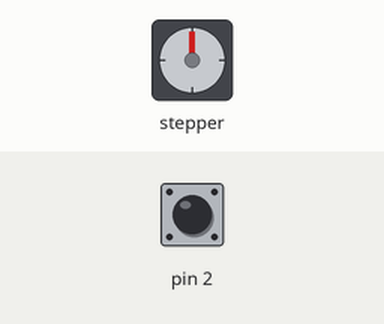
Simulated run of this sketch. Board: Arduino Leonardo, built with avr-gcc and run on an emulated ATmega32U4. On the bench: stepper motor. Wiring (inferred from the names in the program): stepper motor driver (200 steps per turn assumed): step pin 5; direction pin 4. The inputs (shaded band) are chosen by the test bench; at power-on: pin 2 HIGH.

Above: at 1.2 s.
1.3 s: pin 2 pulled LOW for 3.2 s
At 4.8 s:
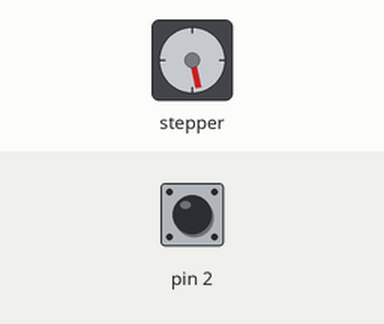
6.0 s: pin 2 pulled LOW for 0.15 s
At 6.5 s:
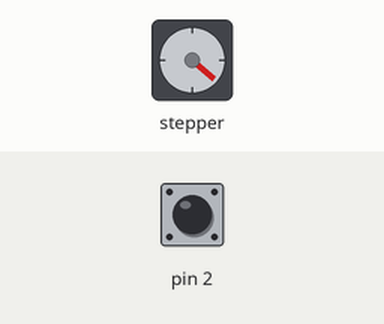
9.1 s: pin 2 pulled LOW for 1 s
12.1 s: pin 2 pulled LOW for 0.15 s
At 12.43 s:
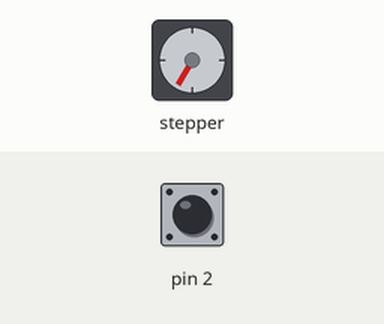
15.1 s: pin 2 pulled LOW for 0.15 s
At 15.38 s:
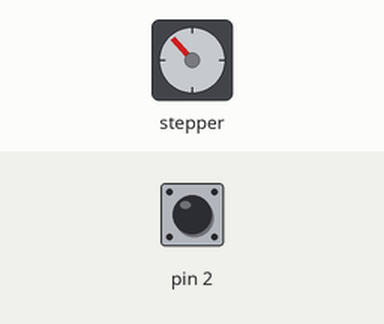
18.1 s: pin 2 pulled LOW for 1 s
Timing chart, 0 to 68.6 s (numbered marks = the images above; inputs shaded):
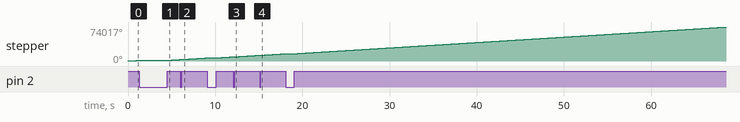

The sketch:

LiDAR_Device.ino
```cpp
// Last Modified: 3-02-2022
// Last Uploaded to Device: 2-28-2022
#include <SoftwareSerial.h>   //header file of software serial port
#include <Wire.h>             //include wire library for i2c communication
SoftwareSerial Serial1(6, 7); //define software serial port name as Serial1 and define pin6 as RX & pin7 as TX

int dist;                     //actual distance measurements of LiDAR
int strength;                 //signal strength of LiDAR
int check;                    //save check value
int i;
int uart[9];                   //save data measured by LiDAR
const int HEADER = 0x59;      //frame header of data package

// Define pin connections & motor's steps per revolution
const int dirPin = 4;
const int stepPin = 5;
const int stepsPerRevolution = 200;

int stepLocation;


void setup()
{
  Serial.begin(9600);         //set bit rate of serial port connecting Arduino with computer
  Serial1.begin(115200);      //set bit rate of serial port connecting LiDAR with Arduino

  // Declare pins as Outputs for NEMA
  pinMode(stepPin, OUTPUT);
  pinMode(dirPin, OUTPUT);

  digitalWrite(dirPin, HIGH); //set direction to clockwise

  attachInterrupt(digitalPinToInterrupt(2),ledSensed, LOW);

   Wire.begin();       //set up pin 8 for i2c
}

void ledSensed() {
  stepLocation = 0;
}

void loop() {

  for(int x = 0; x < stepsPerRevolution; x++)
  {
    stepLocation++;
    digitalWrite(stepPin, HIGH);
    LiDARMeasurement(stepLocation);
    delayMicroseconds(750);   //best found so far to be delay of 750 micro sec
    digitalWrite(stepPin, LOW);
    LiDARMeasurement(stepLocation);
    delayMicroseconds(750);
  } //for loop

}

void LiDARMeasurement(int x){
    if (Serial1.available())                //check if serial port has data input
    {
      if (Serial1.read() == HEADER)        //assess data package frame header 0x59
      {
        uart[0] = HEADER;
        if (Serial1.read() == HEADER)      //assess data package frame header 0x59
        {
          uart[1] = HEADER;
          for (i = 2; i < 9; i++)         //save data in array
          {
            uart[i] = Serial1.read();
          }
          check = uart[0] + uart[1] + uart[2] + uart[3] + uart[4] + uart[5] + uart[6] + uart[7];
          if (uart[8] == (check & 0xff))        //verify the received data as per protocol
          {
            dist = uart[2] + uart[3] * 256;     //calculate distance value
            Wire.beginTransmission(8); // transmit to device #8
            Wire.write(dist);
            Wire.write(x);
            Wire.endTransmission(); //
          }
        }
      }
    } //if serial.avaliable
}
```
